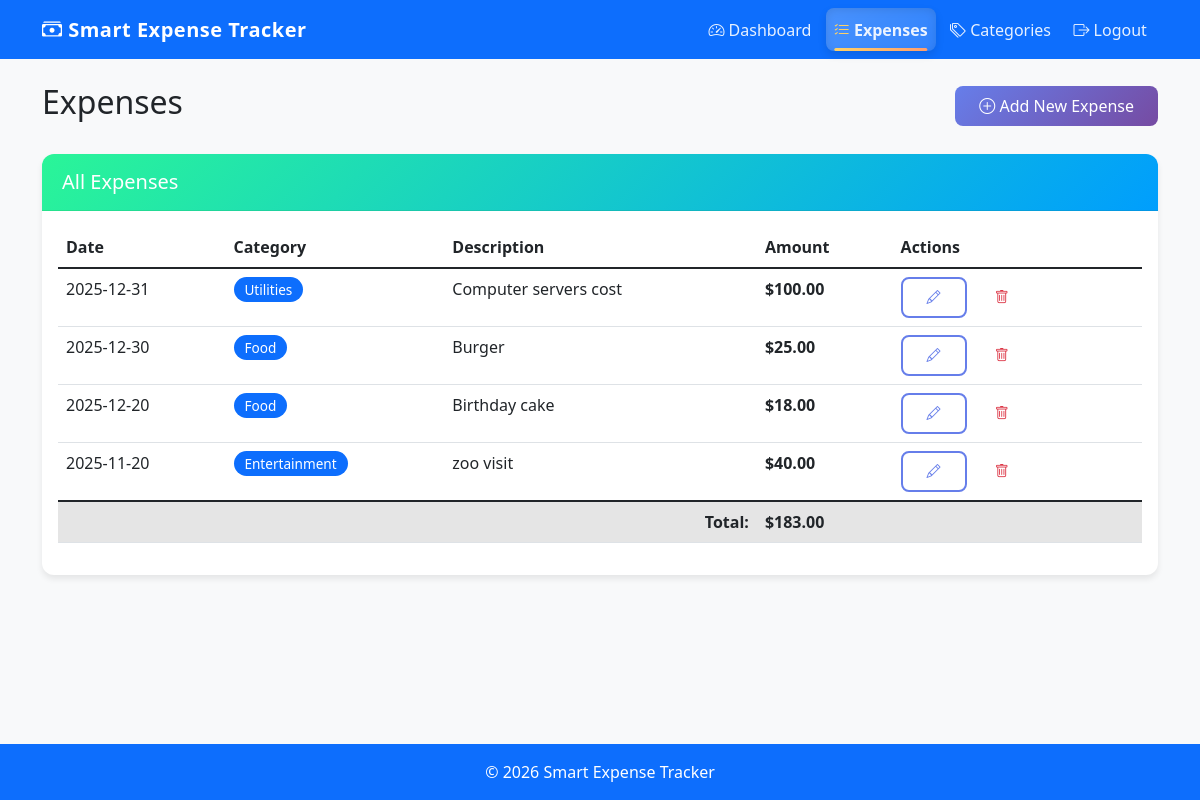
The app's page /expenses (signed in) with its own data.
### app.py (models this page shows)
class Expense(db.Model):
    id = db.Column(db.Integer, primary_key=True)
    amount = db.Column(db.Float, nullable=False)
    description = db.Column(db.String(200))
    date = db.Column(db.Date, nullable=False, default=datetime.utcnow)
    user_id = db.Column(db.Integer, db.ForeignKey('user.id'), nullable=False)
    category_id = db.Column(db.Integer, db.ForeignKey('category.id'), nullable=False)
    created_at = db.Column(db.DateTime, default=datetime.utcnow)

class Category(db.Model):
    id = db.Column(db.Integer, primary_key=True)
    name = db.Column(db.String(50), nullable=False)
    user_id = db.Column(db.Integer, db.ForeignKey('user.id'), nullable=False)
    expenses = db.relationship('Expense', backref='category', lazy=True)

### app.py (the view)
@app.route('/expenses')
@login_required
def expenses():
    expenses_list = Expense.query.filter_by(
        user_id=current_user.id
    ).order_by(Expense.date.desc()).all()
    categories = Category.query.filter_by(user_id=current_user.id).all()
    return render_template('expenses.html', expenses=expenses_list, categories=categories)

### app.py (called while the page is built)
@login_manager.user_loader
def load_user(user_id):
    return db.session.get(User, int(user_id))  # Fixed for SQLAlchemy 2.0

### templates/expenses.html (shortened to what this page needs)
{% extends "base.html" %}
{% block content %}
<div class="d-flex justify-content-between align-items-center mb-4">
    <h2>Expenses</h2>
    <a href="{{ url_for('add_expense') }}" class="btn btn-primary">
        <i class="bi bi-plus-circle"></i> Add New Expense
    </a>
</div>
<div class="card">
    <div class="card-header">
        <h5 class="mb-0">All Expenses</h5>
    </div>
    <div class="card-body">
        {% if expenses %}
        <div class="table-responsive">
            <table class="table table-hover">
                <thead>
                    <tr>
                        <th>Date</th>
                        <th>Category</th>
                        <th>Description</th>
                        <th>Amount</th>
                        <th>Actions</th>
                    </tr>
                </thead>
                <tbody>
                    {% for expense in expenses %}
                    <tr>
                        <td>{{ expense.date.strftime('%Y-%m-%d') }}</td>
                        <td>
                            <span class="badge bg-primary">{{ expense.category.name }}</span>
                        </td>
                        <td>{{ expense.description or '-' }}</td>
                        <td class="fw-bold">${{ "%.2f"|format(expense.amount) }}</td>
                        <td>
                            <a href="{{ url_for('edit_expense', id=expense.id) }}"
                                class="btn btn-sm btn-outline-primary">
                                <i class="bi bi-pencil"></i>
                            </a>
                            <a href="{{ url_for('delete_expense', id=expense.id) }}"
                                class="btn btn-sm btn-outline-danger delete-btn" data-type="expense"
                                data-name="{{ expense.description or ('$' ~ " %.2f"|format(expense.amount)) }}">
                                <i class="bi bi-trash"></i>
                            </a>
                        </td>
                    </tr>
                    {% endfor %}
                </tbody>
                <tfoot>
                    <tr class="table-active">
                        <td colspan="3" class="text-end fw-bold">Total:</td>
                        <td class="fw-bold">
                            ${{ "%.2f"|format(expenses|sum(attribute='amount')) }}
                        </td>
                        <td></td>
                    </tr>
                </tfoot>
            </table>
        </div>
        {% endif %}
    </div>
</div>
{% endblock %}

### static/css/style.css (style rules this page uses)
body { background-color: #f8f9fa; min-height: 100vh; display: flex; flex-direction: column; font-family: 'Segoe UI', Tahoma, Geneva, Verdana, sans-serif; }
.card { border: none; box-shadow: 0 4px 6px rgba(0, 0, 0, 0.08); margin-bottom: 1.5rem; border-radius: 12px; overflow: hidden; }
.card-header { border-bottom: 1px solid rgba(0, 0, 0, 0.08); background: linear-gradient(135deg, #2af598 0%, #009efd 100%); color: white; font-weight: 600; padding: 1rem 1.25rem; }
.badge { font-size: 0.85em; padding: 0.4em 0.8em; border-radius: 20px; font-weight: 500; }
.btn { border-radius: 8px; padding: 0.5rem 1.5rem; font-weight: 500; transition: all 0.2s ease; border: none; }
.btn-primary { background: linear-gradient(135deg, #667eea 0%, #764ba2 100%); border: none; }
.btn-outline-primary { border: 2px solid #667eea; color: #667eea; background: transparent; }
html { scroll-behavior: smooth; }

### records on screen
Expense: date "2025-12-31", category.name "Utilities", description "Computer servers cost", amount "100.00"
Expense: date "2025-12-30", category.name "Food", description "Burger", amount "25.00"
Expense: date "2025-12-20", category.name "Food", description "Birthday cake", amount "18.00"
Expense: date "2025-11-20", category.name "Entertainment", description "zoo visit", amount "40.00"

### other values on screen
{{ "%.2f"|format(expenses|sum(attribute='amount')) }} "183.00"
